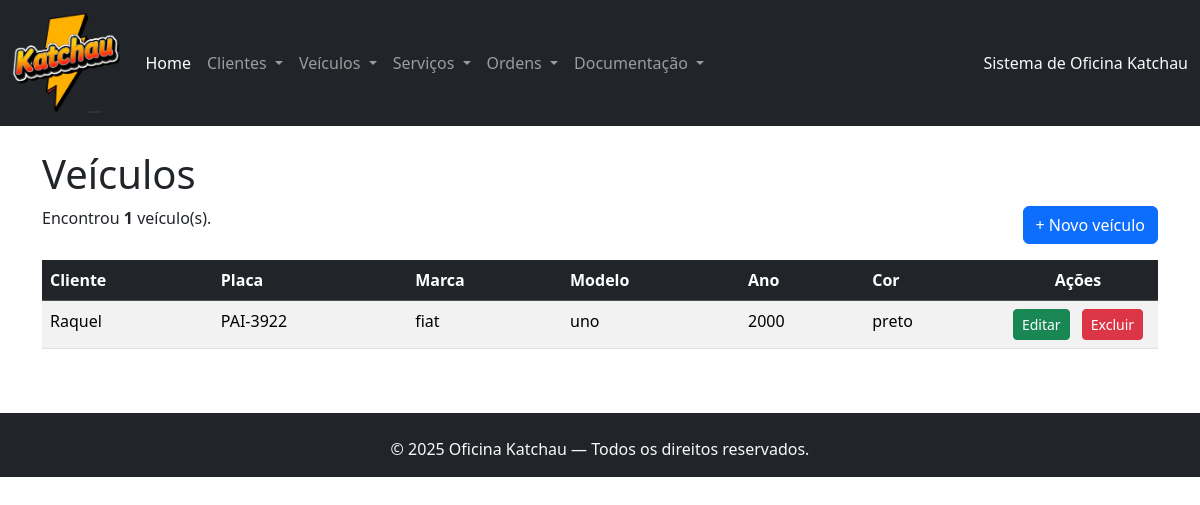
/oficina_katchau/index.php?page=listar_veiculo, run on the app's committed database.
### tables this page shows
CREATE TABLE `veiculo` (
  `id_veiculo` int(11) NOT NULL,
  `id_cliente` int(11) NOT NULL,
  `placa` varchar(10) NOT NULL,
  `marca` varchar(50) NOT NULL,
  `modelo` varchar(100) NOT NULL,
  `ano` int(11) DEFAULT NULL,
  `cor` varchar(30) DEFAULT NULL
);

CREATE TABLE `cliente` (
  `id_cliente` int(11) NOT NULL,
  `nome_cliente` varchar(100) NOT NULL,
  `cpf` varchar(14) DEFAULT NULL,
  `telefone_cliente` varchar(20) DEFAULT NULL,
  `email_cliente` varchar(100) DEFAULT NULL,
  `endereco_cliente` varchar(200) DEFAULT NULL,
  `dt_nasc_client` date DEFAULT NULL
);

### oficina_katchau/veiculo/listar_veiculo.php (the view, shortened to what this page needs)
<h1>Veículos</h1>
<?php
$sql = "SELECT
            v.id_veiculo,
            v.placa,
            v.marca,
            v.modelo,
            v.ano,
            v.cor,
            c.nome_cliente
        FROM veiculo v
        INNER JOIN cliente c ON c.id_cliente = v.id_cliente
        ORDER BY c.nome_cliente, v.modelo";
$res = $conn->query($sql);
$qtd = $res->num_rows;
?>
<div class="d-flex justify-content-between mb-3">
    <p class="mb-0">
        <?php
            if ($qtd > 0) echo "Encontrou <b>{$qtd}</b> veículo(s).";
            else echo "Nenhum veículo cadastrado.";
        ?>
    </p>
    <a href="?page=cadastrar_veiculo" class="btn btn-primary">+ Novo veículo</a>
</div>
<?php if ($qtd > 0): ?>
<table class="table table-striped table-hover">
    <thead class="table-dark">
        <tr>
            <th>Cliente</th>
            <th>Placa</th>
            <th>Marca</th>
            <th>Modelo</th>
            <th>Ano</th>
            <th>Cor</th>
            <th class="text-center" style="width: 160px;">Ações</th>
        </tr>
    </thead>
    <tbody>
        <?php while($row = $res->fetch_object()): ?>
        <tr>
            <td><?=htmlspecialchars($row->nome_cliente)?></td>
            <td><?=htmlspecialchars($row->placa)?></td>
            <td><?=htmlspecialchars($row->marca)?></td>
            <td><?=htmlspecialchars($row->modelo)?></td>
            <td><?=htmlspecialchars($row->ano)?></td>
            <td><?=htmlspecialchars($row->cor)?></td>
            <td class="text-center">
                <a href="?page=editar_veiculo&id_veiculo=<?=$row->id_veiculo?>" class="btn btn-sm btn-success me-2">Editar</a>
                <a href="?page=salvar_veiculo&acao=excluir&id_veiculo=<?=$row->id_veiculo?>"
                   class="btn btn-sm btn-danger"
                   onclick="return confirm('Confirma exclusão deste veículo?')">
                   Excluir
                </a>
            </td>
        </tr>
        <?php endwhile; ?>
    </tbody>
</table>
<?php endif; ?>

### data on the page
veiculo: id_cliente.nome_cliente "Raquel", placa "PAI-3922", marca "fiat", modelo "uno", ano "2000", cor "preto"

### other printed values
$qtd "1"
